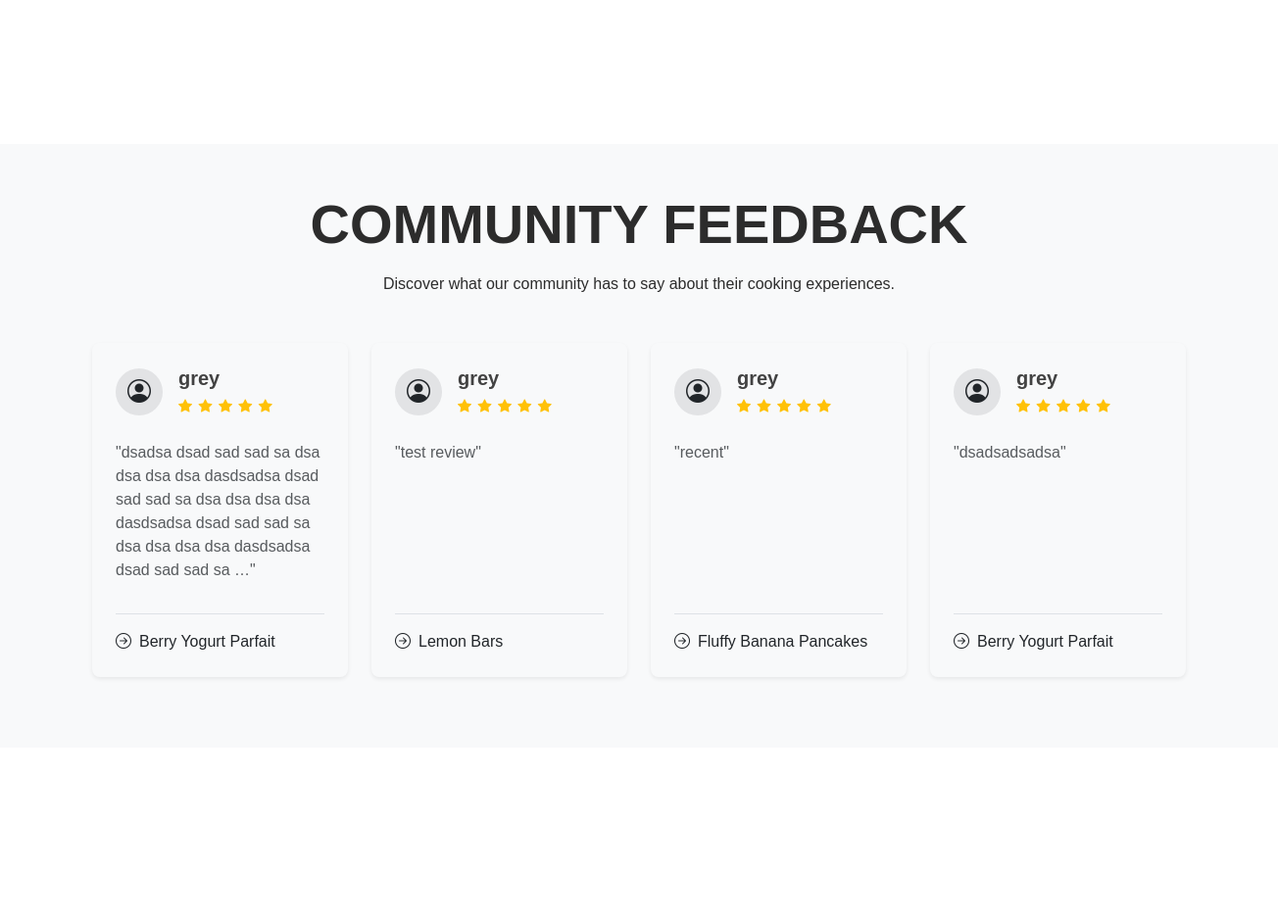
The app's page / (middle part), older data.
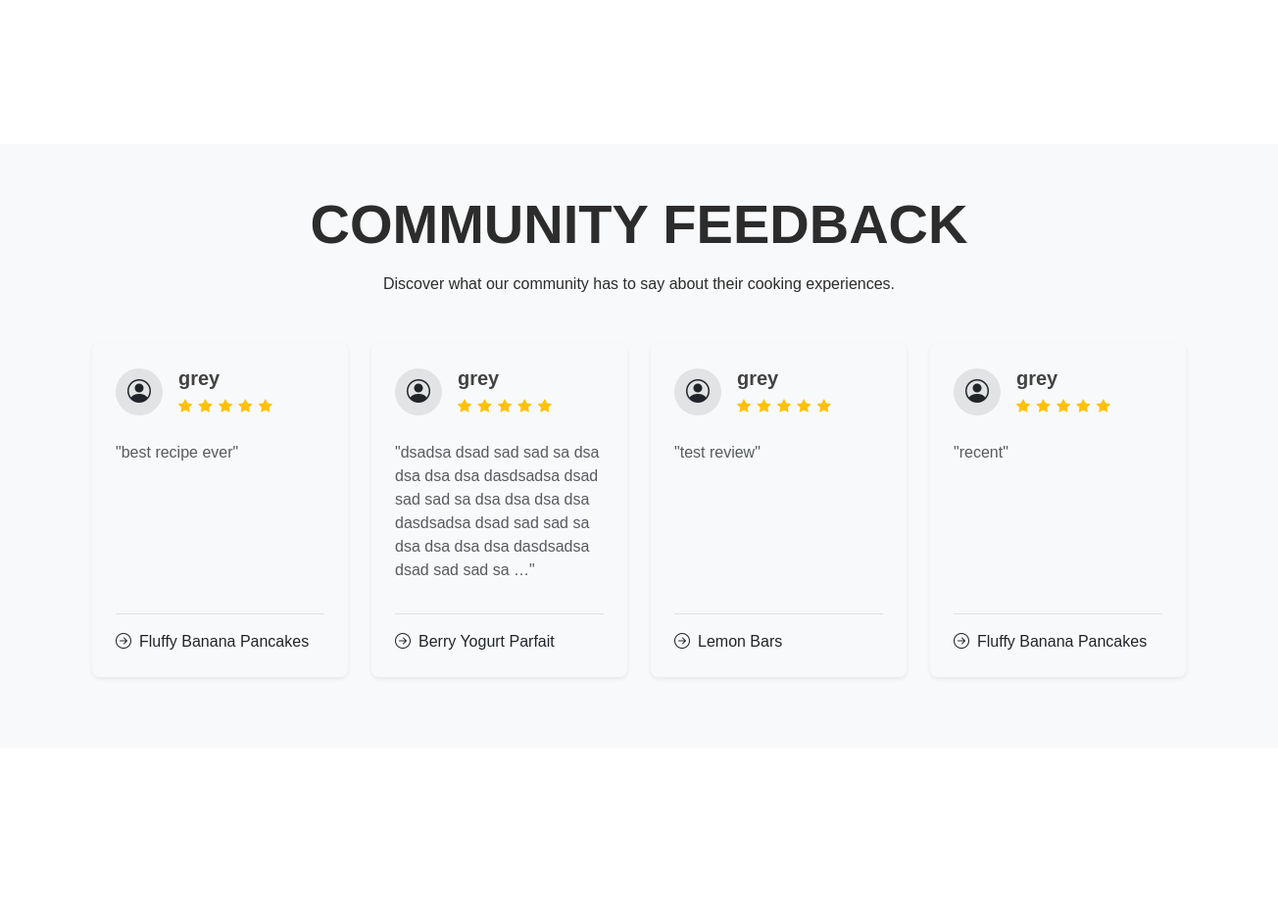
The same page, newer data.
### recipes/models.py (models this page shows, shortened)
class Review(models.Model):
    recipe = models.ForeignKey(Recipe, on_delete=models.CASCADE, related_name="reviews")
    user = models.ForeignKey(User, on_delete=models.CASCADE)
    rating = models.IntegerField(choices=[(i, i) for i in range(1, 6)])  # Rating from 1 to 5
    comment = models.TextField()
    created_at = models.DateTimeField(auto_now_add=True)

class Recipe(models.Model):
    recipename = models.CharField(max_length=200, unique=True)
    description = models.TextField()
    ingredients = models.TextField()
    instructions = models.TextField(default='No instructions provided')
    madeby = models.ForeignKey(User, on_delete=models.CASCADE, related_name='recipes')
    image = models.ImageField(upload_to='recipes/')
    slug = models.SlugField(blank=True)
    recipetype = models.ForeignKey(RecipeType, related_name='recipes', on_delete=models.CASCADE)
    favorites = models.ManyToManyField(User, related_name='favorite_recipes', blank=True)
    @property
    def average_rating(self):
        avg = self.reviews.aggregate(Avg('rating'))['rating__avg']
        if avg is not None:
            return round(avg)
        return 0

### cooked_app/views.py (the view)
# urls.py: 2. Add a URL to urlpatterns:  path('', views.home, name='home')
def home(request):
    return render(request, 'home.html')

### recipes/context_processors.py (called while the page is built)
def recipe_types(request):
    return {'recipe_types': RecipeType.objects.all()}

def reviews(request):
    return {'recent_reviews': Review.objects.select_related('user', 'recipe').order_by('-created_at')[:4]}

def recipes(request):
    return {'recipes': Recipe.objects.all()}

def recipe_categories(request):
    return {
        'filtered_recipe_types': RecipeType.objects.filter(
            recipetype__in=['Breakfast', 'Lunch', 'Dinner', 'Drinks', 'Desserts']
        ),
        'health_filtered_recipe_types': RecipeType.objects.filter(          # filter for categories in recipetype model
            recipetype__in=["Keto", 'Vegetarian']
        ),
        'holidays_filtered_recipe_types': RecipeType.objects.filter(
            recipetype__in=["Mother's Day", 'New Years']
        ),
    }

### templates/home.html (shortened to what this page needs)
{% extends 'layout.html' %}
{% block content %}
<link rel="stylesheet" href="https://unpkg.com/aos@next/dist/aos.css" />
<div class="container section-padding">
    <section class="section-padding">
    </section>
</div>
<section id="community-feedback" class="bg-light py-5">
    <div class="container pb-4">
        <div class="row">
            <div class="col-12">
                <div class="section-title text-center mb-5 " data-aos="fade-up" data-aos-duration="1000">
                    <h1 class="display-4 fw-semibold text-uppercase mb-3">Community Feedback</h1>
                    <p>Discover what our community has to say about their cooking experiences.</p>
                </div>
            </div>
        </div>
        <div class="row g-4">
            {% for review in recent_reviews %}
                <div class="col-lg-3 col-md-6" data-aos="fade-up" data-aos-duration="1000" data-aos-delay="{% if forloop.counter == 1 %}100{% elif forloop.counter == 2 %}200{% elif forloop.counter == 3 %}300{% else %}400{% endif %}">
                    <div class="card h-100 shadow-sm border-0 rounded-3 hover-shadow">
                        <div class="card-body p-4 d-flex flex-column">
                            <div class="d-flex align-items-center mb-4">
                                <div class="flex-shrink-0">
                                    <div class="avatar-circle bg-dark bg-opacity-10 text-dark">
                                        <i class="bi bi-person-circle fs-4"></i>
                                    </div>
                                </div>
                                <div class="flex-grow-1 ms-3">
                                    <h5 class="card-title mb-1 fw-semibold">{{ review.user.username }}</h5>
                                    <div class="rating">
                                        {% for i in "12345"|make_list %}
                                            {% if forloop.counter <= review.rating %}
                                                <i class="bi bi-star-fill text-warning"></i>
                                            {% else %}
                                                <i class="bi bi-star text-muted"></i>
                                            {% endif %}
                                        {% endfor %}
                                    </div>
                                </div>
                            </div>
                            <p class="card-text text-muted flex-grow-1">"{{ review.comment|truncatechars:150 }}"</p>
                            <div class="mt-3 pt-3 border-top">
                                <a href="{% url 'recipes:detail' category=review.recipe.recipetype.recipetype|lower slug=review.recipe.slug %}"
                                   class="text-decoration-none d-flex align-items-center text-dark">
                                    <i class="bi bi-arrow-right-circle me-2"></i>
                                    <span>{{ review.recipe.recipename }}</span>
                                </a>
                            </div>
                        </div>
                    </div>
                </div>
            {% empty %}
                <div class="col-12 text-center">
                    <p class="text-muted">No reviews available yet.</p>
                </div>
            {% endfor %}
        </div>
    </div>
</section>
<section class="section-padding">
</section>
{% endblock %}

### templates/layout.html (shortened to what this page needs)
<!DOCTYPE html>
{% load static %}
<html lang="en">
<head>
    <link rel="stylesheet" href="https://unpkg.com/aos@next/dist/aos.css" />
    <link rel="stylesheet" href="https://cdn.jsdelivr.net/npm/bootstrap@5.3.0/dist/css/bootstrap.min.css">
    <link rel="stylesheet" href="https://cdn.jsdelivr.net/npm/bootstrap-icons@1.11.1/font/bootstrap-icons.css">
    <link rel="stylesheet" href="{% static 'css/style.css' %}">
    <link rel="stylesheet" href="{% static 'css/dropdown.css' %}">
</head>
<body>
    <div class="d-flex flex-column min-vh-100">
      {% block content %}
      {% endblock %}
    </div>
</body>
</html>

### static/css/style.css (style rules this page uses)
:root { --c-primary: #424242; --c-secondary: #686868; --c-accent: #D4C5B1; --c-background: #FFFFFF; --c-text: #2C2C2C; --c-primary-light: #686868; --c-primary-dark: #303030; --c-accent-light: #E8E1D4; --c-accent-dark: #B5A48C; --font-base: "quilon", sans-serif; --box-shadow: 0px 15px 25px rgba(0, 0, 0, 0.08); --transition: all 0.5s ease; }
body { background-color: #FFFFFF; color: var(--c-text); font-family: Arial, sans-serif; }
.bg-dark { background-color: var(--c-primary); }
.row { display: flex; flex-wrap: wrap; }
.card { max-width: 350px; margin: 0 auto; box-shadow: 2px 2px 10px rgba(0, 0, 0, 0.1); border-radius: 0; background-color: rgba(0, 0, 0, 0); }
.card-body { background-color: rgba(0, 0, 0, 0); padding-top: 15px; }
.card-title { color: var(--c-primary); font-weight: bold; }
.card-text { color: var(--c-text); }
.section-padding { padding-top: 140px; padding-bottom: 140px; }

### templates/home.html (style rules this page uses)
.hover-shadow { transition: all 0.3s ease; }
.avatar-circle { width: 48px; height: 48px; border-radius: 50%; display: flex; align-items: center; justify-content: center; }
.rating i { font-size: 0.875rem; margin-right: 2px; }
#community-feedback { background-color: #f8f9fa; }

Row changes from the older to the newer data that the page shows:
no longer on this page (row unchanged): Review: user.username "grey", rating 5 (drawn), comment "dsadsadsadsa", recipe.recipename "Berry Yogurt Parfait"
added Review: user.username "grey", rating 5 (drawn), comment "best recipe ever", recipe.recipename "Fluffy Banana Pancakes"
